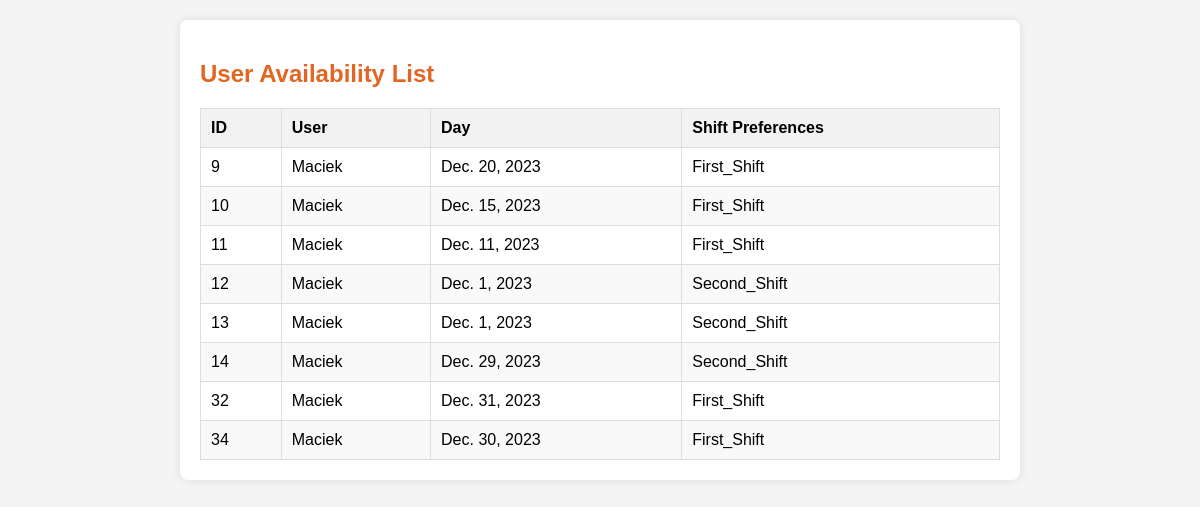
/availability_list (signed in), run on an earlier commit of the app's database.
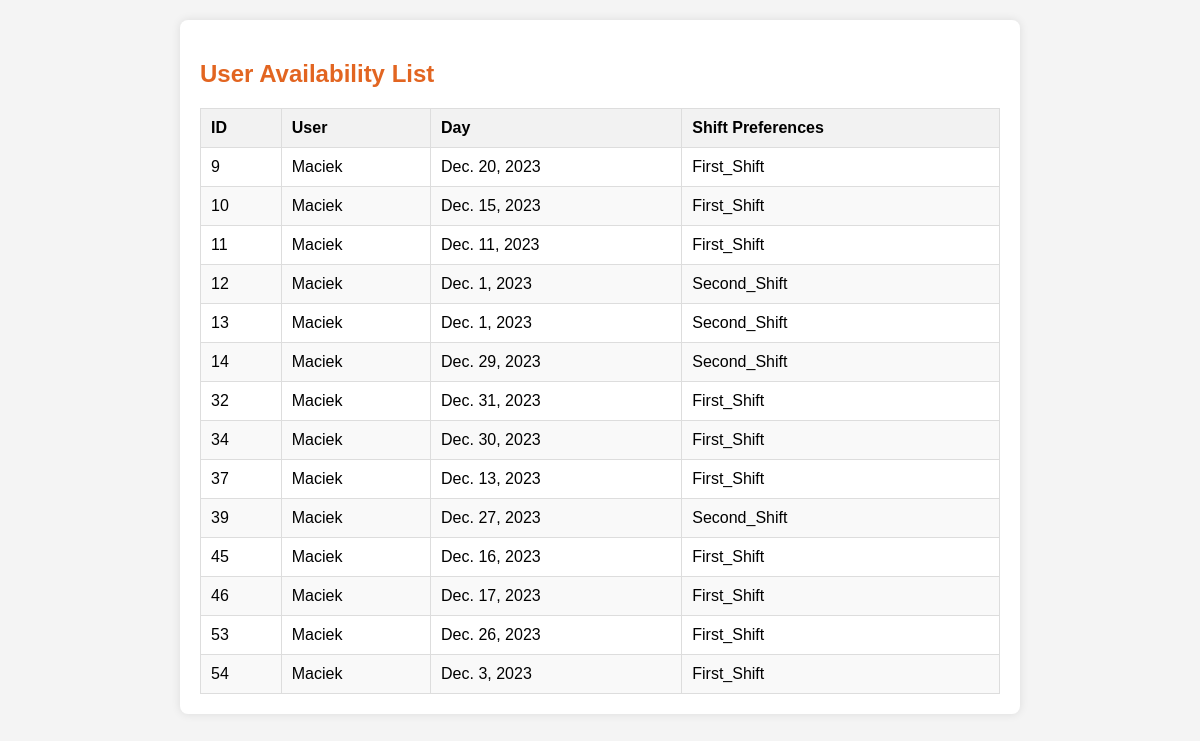
And on a later commit of the database.
### viewer/models.py (models this page shows, shortened)
class UserAvailability(models.Model):
    user_availability_id = models.AutoField(primary_key=True)
    user_id = models.ForeignKey(User, on_delete=models.CASCADE)
    day = models.DateField(blank=True)
    shift_preferences = models.CharField(max_length=20, choices=SHIFT_CHOICES)

### viewer/views.py (the view)
# urls.py: path('availability_list', views.availability_list, name='availability_list'),
def availability_list(request):
    if request.user.is_staff:
        user_availabilities = UserAvailability.objects.all()
    else:
        user_availabilities = UserAvailability.objects.filter(user_id=request.user)
    context = {
        'user_availabilities': user_availabilities,
    }
    return render(request, 'schedule/availability_list.html', context)

### viewer/templates/schedule/availability_list.html (shortened to what this page needs)
<!DOCTYPE html>
<html lang="en">
<head>
</head>
<body>
<div class="container">
    <h2>User Availability List</h2>
    {% if user_availabilities %}
        <table class="availability-table">
            <thead>
                <tr>
                    <th onclick="sortTable(0)">ID</th>
                    <th onclick="sortTable(1)">User</th>
                    <th onclick="sortTable(2)">Day</th>
                    <th onclick="sortTable(3)">Shift Preferences</th>
                </tr>
            </thead>
            <tbody>
                {% for availability in user_availabilities %}
                    <tr>
                        <td>{{ availability.user_availability_id }}</td>
                        <td>{{ availability.user_id.username }}</td>
                        <td>{{ availability.day }}</td>
                        <td>{{ availability.shift_preferences }}</td>
                    </tr>
                {% endfor %}
            </tbody>
        </table>
    {% else %}
        <p>No availabilities found.</p>
    {% endif %}
</div>
</body>
</html>

What changed in the data, as far as the page shows it:
now on this page (row edited): UserAvailability: user_availability_id "37", user_id.username "Maciek", day "Dec. 13, 2023", shift_preferences "First_Shift"
now on this page (row edited): UserAvailability: user_availability_id "39", user_id.username "Maciek", day "Dec. 27, 2023", shift_preferences "Second_Shift"
added UserAvailability: user_availability_id "45", user_id.username "Maciek", day "Dec. 16, 2023", shift_preferences "First_Shift"
added UserAvailability: user_availability_id "46", user_id.username "Maciek", day "Dec. 17, 2023", shift_preferences "First_Shift"
added UserAvailability: user_availability_id "53", user_id.username "Maciek", day "Dec. 26, 2023", shift_preferences "First_Shift"
added UserAvailability: user_availability_id "54", user_id.username "Maciek", day "Dec. 3, 2023", shift_preferences "First_Shift"
